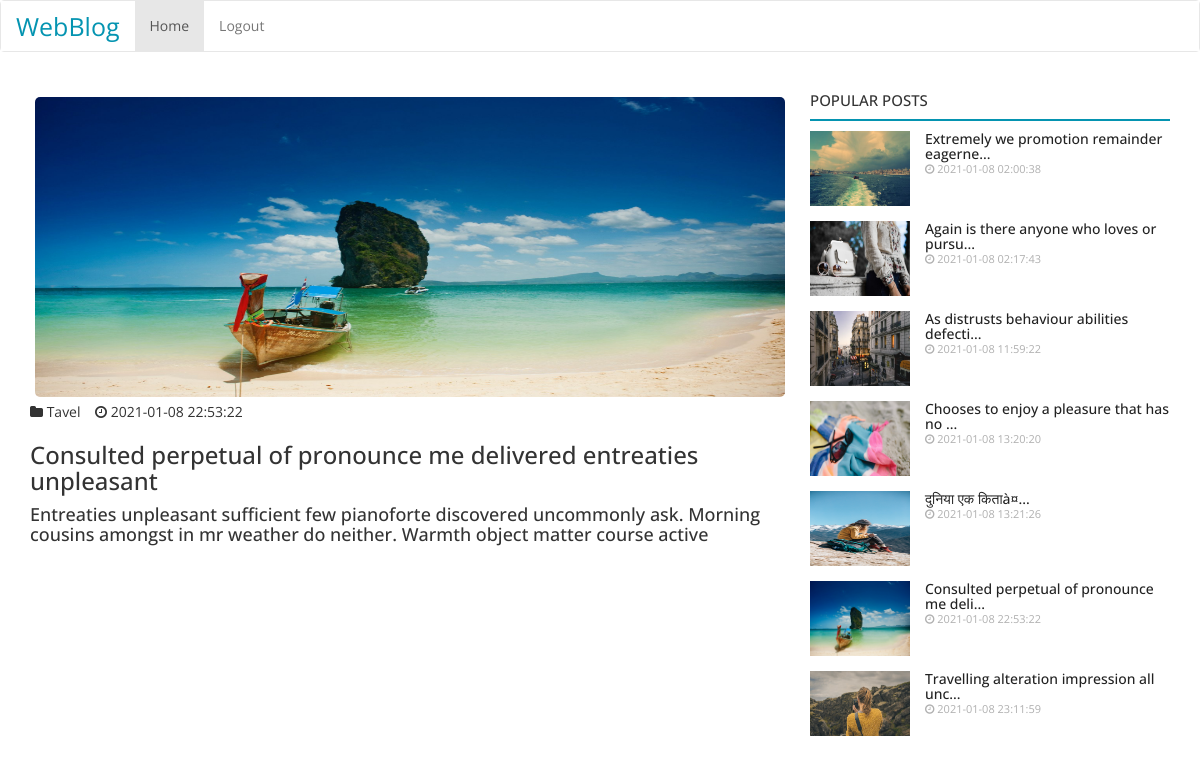
The app's page /index.php/blog/post_detail/7 with its own data.
### tables this page shows
CREATE TABLE `posts` (
  `post_id` int(11) NOT NULL,
  `post_category` varchar(110) NOT NULL,
  `post_image` varchar(110) NOT NULL,
  `post_title` varchar(255) NOT NULL,
  `post` text NOT NULL,
  `active` int(11) NOT NULL,
  `date_added` timestamp NOT NULL DEFAULT current_timestamp(),
  `user_id` int(11) NOT NULL
);

### application/controllers/Blog.php (called while the page is built, shortened)
<?php
class Blog extends CI_Controller {
    function __construct() {
        $this->load->model('m_db');
        $this->load->library('session');
    }
    function post_detail($post_id)
    {
        $data['posts'] = $this->m_db->get_post_detail_data($post_id);
        $data['all_posts'] = $this->m_db->get_all_posts();
        $this->load->view('header');
        $this->load->view('post_detail', $data);
    }
}
?>

### index.php (called while the page is built, shortened)
<?php
require_once BASEPATH.'core/CodeIgniter.php';

### application/models/M_db.php (called while the page is built, shortened)
<?php
class M_db extends CI_Model
{
    function get_all_posts()
    {
        $this->db->select();
        $this->db->from('posts');
        $this->db->where('active',1);
        $this->db->order_by('date_added','asc');
        $query = $this->db->get();
        return $query->result_array();
    }
    function get_post_detail_data($post_id)
    {
        $data = $this->db->query("SELECT * FROM `posts` WHERE `post_id` = $post_id")->row();
        return $data;
    }
}
 ?>

### application/views/post_detail.php (the view, shortened to what this page needs)
<!DOCTYPE html>
<html>
<head>
    <link rel="stylesheet" href="https://maxcdn.bootstrapcdn.com/bootstrap/3.4.1/css/bootstrap.min.css">
    <link rel="stylesheet" href="http://netdna.bootstrapcdn.com/font-awesome/4.0.3/css/font-awesome.min.css">
    <link rel="stylesheet" href="<?php echo base_url(); ?>/css/style.css">
</head>
<body>
<br>
<div class="container">
    <div class="row">
      <div class="col-xs-12 col-sm-12 col-md-8">
        <img style="width: 100%;height: 300px;border-radius: 5px;margin:5px;"src="<?php echo base_url(); ?>/uploads/<?php echo $posts->post_image; ?>">
        <p>
          <i class="fa fa-folder" aria-hidden="true"></i>&nbsp;<?php echo $posts->post_category;?>&nbsp;&nbsp;&nbsp;
          <i class="fa fa-clock-o" aria-hidden="true"></i>
          <?php echo $posts->date_added;?> </p>
          <h3><?php echo $posts->post_title;?></h3>
          <h4><?php echo $posts->post;?></h4>
      </div>
      <div class="col-xs-12 col-sm-12 col-md-4">
        <div class="sidebar">
          <div class="col-sm-12 col-xs-12 sidebar-widget widget-popular-posts">
            <div class="row">
              <div class="widget-title widget-popular-posts-title">
                  <h4 class="title">Popular Posts</h4>
              </div>
              <div class="col-sm-12 widget-body">
                <div class="row">
                  <ul class="widget-list w-popular-list" style="padding: 0px;">
                    <?php foreach($all_posts as $post) { ?>
                    <li>
                      <div class="left">
                        <a href="">
                          <img class="img-responsive lazyloaded" src="<?php echo base_url(); ?>/uploads/<?php echo $post['post_image'] ?>">
                        </a>
                      </div>
                      <div class="right">
                        <div class="item-content">
                          <a href="<?php echo base_url(); ?>index.php/blog/post_detail/<?php echo $post['post_id'];?>">
                          <h3 style="margin: 0px;font-size: 14px;" class="title"><?php echo substr($post['post_title'],0,40);?>...</h3>
                          </a>
                          <div class="post-meta">
                            <p class="post-meta-inner">
                            <span>
                              <i class="fa fa-clock-o" aria-hidden="true"></i> <?php echo $post['date_added'];?>
                            </span>
                            </p>
                        </div>
                      </div>
                    </div>
                    </li>
                    <?php } ?>
                  </ul>
                </div>
              </div>
            </div>
          </div>
        </div>
      </div>
   </div>
</div>
</body>
</html>

### css/style.css (style rules this page uses)
body { font-family: 'Open Sans', sans-serif; }
a { color: #222; text-decoration: none!important; }
.post-meta-inner span { color: #b0b0b0!important; font-size: 11px; margin-right: 10px; }
.widget-title .title { font-size: 15px; font-weight: 500; margin: 0; text-transform: uppercase; position: relative; padding-bottom: 10px; border-bottom: 2px solid #0494b1; }
.w-popular-list li { list-style: none; position: relative; width: 100%; display: table; float: left; margin-bottom: 15px; }
.w-popular-list li .left { width: 100px; height: 75px; overflow: hidden; display: table-cell; vertical-align: top; background-color: #fafafa; }
.w-popular-list li .img-responsive { position: relative; height: 75px; width: 100%; }
.w-popular-list li .right { display: table-cell; vertical-align: top; padding-left: 15px; }
.widget-body { padding-top: 5px; height: 60vh; overflow-y: scroll; margin-top: 5px; }

### records on screen
posts: post_image (picture), post_category "Tavel", date_added "2021-01-08 22:53:22", post_title "Consulted perpetual of pronounce me delivered entreaties unpleasant", post "Entreaties unpleasant sufficient few pianoforte discovered uncommonly ask. Morning cousins amongst in mr weather do neither. Warmth object matter course active", post_title "Consulted perpetual of pronounce me deli"
posts: post_image (picture), post_title "Extremely we promotion remainder eagerne", date_added "2021-01-08 02:00:38"
posts: post_image (picture), post_title "Again is there anyone who loves or pursu", date_added "2021-01-08 02:17:43"
posts: post_image (picture), post_title "As distrusts behaviour abilities defecti", date_added "2021-01-08 11:59:22"
posts: post_image (picture), post_title "Chooses to enjoy a pleasure that has no", date_added "2021-01-08 13:20:20"
posts: post_image (picture), post_title "दुनिया एक किताà¤", date_added "2021-01-08 13:21:26"
posts: post_image (picture), post_title "Travelling alteration impression all unc", date_added "2021-01-08 23:11:59"
